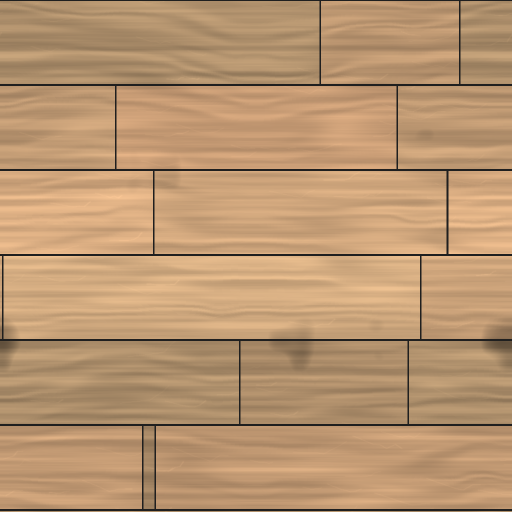
#> input picture art/props/source/NH_Boards_color.png, 1024 x 1024 px (shown at 1/2 size)
$ python -i make_dialogue_ui.py   (imports and definitions only)
#> lines starting #> are read from the running program, lines starting #| are printed output that depends on the picture
### art/ui/hud/make_health_pbr.py
"""PBR health bar for the KitHud (Nightmare Highschool), baked to images.

Roblox UI can't light textures live, so each piece is lit here once: a height field and material mask are
built in 2D, normals come from the height plus the school's seamless PBR detail normals (art/props/source),
and every pixel is shaded with GGX specular + Lambert diffuse from albedo / roughness / metalness maps,
a warm key light from the top-left, a cool fill, a candle rim from below and a simple environment
reflection for the metals. Ambient occlusion comes from the height field.

Pieces (art/ui/hud/out/health_v2/):
  frame.png   2400x200  the whole bar frame for a 600x50 bar (12:1): hammered iron bands with scratched-brass
                        beads and rivets, pointed gothic end pieces with a brass spike and a crimson gem, brass
                        collars where the orb sits. The window (where the fill shows) is transparent.
  fill.png     768x144  the fill tile (192:36, tiles horizontally): greyscale blood-glass with veins, bubbles
                        and a glassy highlight. The HUD tints it (crimson; other colours for other states).
  orb_ring.png 512x512  the orb's ring: brass with a raised bead, rivets and four quatrefoil studs
  orb_glass.png 512x512 the orb's glass: a glossy greyscale sphere (tinted by the HUD)
  preview.png           the pieces assembled over a dark backdrop

  python make_health_pbr.py
"""
from pathlib import Path

import numpy as np
from PIL import Image, ImageDraw
from scipy import ndimage

HERE = Path(__file__).resolve().parent
SRC = HERE.parents[1] / "props" / "source"
OUT = HERE / "out" / "health_v2"
OUT.mkdir(parents=True, exist_ok=True)


# ---------------------------------------------------------------- material maps
# [7 lines left out: function load_map, not called in this run]


def srgb_to_lin(c):
    return np.where(c <= 0.04045, c / 12.92, ((c + 0.055) / 1.055) ** 2.4)


def lin_to_srgb(c):
    c = np.clip(c, 0, 1)
    return np.where(c <= 0.0031308, c * 12.92, 1.055 * c ** (1 / 2.4) - 0.055)


# [6 lines left out: function material, not called in this run]


# ---------------------------------------------------------------- shading
def normalize(v):
    return v / (np.linalg.norm(v, axis=-1, keepdims=True) + 1e-8)


LIGHTS = [  # direction to the light (x right, y DOWN, z toward the viewer), colour, intensity
    (normalize(np.array([-0.55, -0.65, 0.55])), np.array([1.0, 0.9, 0.78]), 3.4),
    (normalize(np.array([0.6, 0.35, 0.7])), np.array([0.55, 0.62, 0.9]), 0.7),
    (normalize(np.array([0.0, 0.95, 0.3])), np.array([1.0, 0.55, 0.28]), 0.8),
]


# [40 lines left out: functions shade, normals_from, not called in this run]


def ao_from(Hf, sigma, k):
    blur = ndimage.gaussian_filter(Hf, sigma)
    return np.clip(1 - np.clip(blur - Hf, 0, None) * k, 0.35, 1)


def dome(mask_dist, r):
    t = np.clip(mask_dist / r, 0, 1)
    return np.sqrt(1 - (1 - t) ** 2)


# [237 lines left out: functions save, polymask, frame, periodic_noise, fill, orb_ring and 2 more, not called in this run]


# [5 lines that do not run on import are left out]

### art/ui/hud/make_dialogue_ui.py
"""Dialogue, all-new art: the calling card, the inked ribbon and the reply tabs (Nightmare Highschool).

Design: docs/superpowers/specs/2026-11-21-quiet-corners-ui-design.md, section "Dialogue".
Same PBR shader as the rest of the kit (make_health_pbr.py, helpers from make_quietcorners.py). 2x design px, at most
2048 a side. No words are baked: names, lines and replies are live text.

Pieces (art/ui/hud/out/dialogue/):
  CallingCard<Race>.png  1040x240  the speaker's card: blackened iron, trim bead, a socket for the seal
  Crest<Clique>.png       512x512  the speaker's clique crest: a cameo of coloured enamel, a beaded metal rim and a
                                   raised emblem (Ink: nib and drop, Vigil: lantern, Court: fanged chalice, Athletes:
                                   laurel and star, Delinquents: broken padlock, Pack: paw, Ordinary: key, Choir: haloed cross,
                                   Unaffiliated: a blank shield on a bare, unenamelled field, for anyone with no clique)
  CrestFlip<Clique>.png  1024x1024 the crest's idle light-catch: a 4x4 flipbook of 256 px frames, frame 0 at rest,
                                   played at 15 fps (spec, "Crest animation")
  Ribbon.png             2048x280  the torn parchment ribbon the line is inked on (9-slice: centre 240..1808)
  ReplyTab<Race>.png     1000x128  a reply: iron tab, trim edge, a key-cap socket at the left
  ReplyTabOn<Race>.png   1000x128  the selected reply: crimson velvet inlay, warmer trim
  Tone<Kind>.png           96x96   tone marks in relief: Kind (candle), Sly (mask), Threat (dagger), Ask (quill)
  Nib.png                  96x96   the quill nib that bobs when a line has finished typing
  _sheet.png, _crests.png (all crests large, at the in-game 94 px and at the phone's 56 px)
  docs/superpowers/mockups/2026-11-21-quietcorners/11-crests-idle.{gif,mp4}, 12-dialogue-crest-entrance.{gif,mp4}

  python make_dialogue_ui.py            everything
  python make_dialogue_ui.py crests     the static crests and the sheets only
  python make_dialogue_ui.py anim       the flipbooks and the animation previews only
"""
from pathlib import Path

import numpy as np
from PIL import Image

import make_health_pbr as P
import make_quietcorners as Q
from make_quietcorners import Layers, disc, dist, grid, mix, noise, rrect, ring, soft, trim_mat, iron_mat

HERE = Path(__file__).resolve().parent
OUT = HERE / "out" / "dialogue"
# [1 line not run here, left out]
Q.OUT = OUT
RACES = Q.RACES


# [113 lines left out: functions shadowed, calling_card, ribbon, reply_tab, tone, nib, not called in this run]


# ---------------------------------------------------------------- clique crests (replace the wax seal on the card)
CRESTS = {   # clique: (enamel colour or None for a bare field, metal tint, metal roughness, emblem)
    "Ink":         ((0.05, 0.07, 0.24), (1.0, 0.84, 0.58), 0.55, "nib"),
    "Vigil":       ((0.03, 0.06, 0.16), (0.92, 0.93, 0.96), 0.45, "lantern"),
    "Court":       ((0.32, 0.01, 0.03), (1.0, 0.8, 0.45), 0.4, "chalice"),
    "Athletes":    ((0.04, 0.16, 0.07), (0.86, 0.6, 0.36), 0.6, "laurel"),
    "Delinquents": ((0.24, 0.08, 0.03), (0.55, 0.56, 0.6), 0.5, "padlock"),
    "Pack":        ((0.05, 0.05, 0.05), (0.9, 0.86, 0.76), 0.8, "paw"),
    "Ordinary":    ((0.1, 0.12, 0.14), (0.74, 0.76, 0.8), 0.6, "key"),
    "Choir":       ((0.5, 0.46, 0.38), (1.0, 0.82, 0.48), 0.4, "halo"),
    # anyone with no clique (staff, townsfolk, new students): no enamel was ever poured. The engine-turned field is
    # left bare and oxidised, and the emblem is a blank, unmarked shield in plain iron-pewter. No colour, no arms.
    "Unaffiliated": (None, (0.7, 0.68, 0.64), 0.5, "shield"),
}


# [107 lines left out: functions _metal, _shield, _emblem, not called in this run]


CREST_LOOK = dict(strength=26.0, detail_k=0.25, ao=(5, 2.5))


# [56 lines left out: functions _build_crest, _crest_alpha, crest, not called in this run]


# ---------------------------------------------------------------- crest idle animation (flipbook sheets)
# Each crest gets a 4x4 flipbook, 256 px frames, 1024 x 1024 (CrestFlip<Clique>.png). Frame 0 is the crest at rest
# (identical to Crest<Clique>.png, downscaled); frames 1..15 are one "catch of the light" that starts and ends dark,
# so frame 15 -> frame 0 never pops. Played at 15 fps (one second), then held on frame 0 for a few seconds.
FLIP_N, FLIP_FS, FLIP_FPS = 16, 256, 15
GLINT_L = P.normalize(np.array([-0.18, -0.24, 1.0]))     # a small, near-frontal light: flat tops flash as it passes


def _band(p, s, w):
    return np.exp(-((p - s) / w) ** 2)


def _pulse(t, t0, w):
    return float(np.exp(-((t - t0) / w) ** 2))


def _lerp(a, b, t):
    return a + (b - a) * np.clip(t, 0, 1)


# [48 lines left out: function _event, not called in this run]


def _inv_tonemap(rgb):
    y = np.clip(P.srgb_to_lin(np.clip(rgb, 0, 1)), 0, 1.17)
    return y / (1.18 - y)


def _tonemap(x):
    return P.lin_to_srgb(x / (1 + x) * 1.18)


# [76 lines left out: functions crest_frames, crest_flipbook, crests_sheet, sheet, not called in this run]


# ---------------------------------------------------------------- animation previews (GIF + MP4 into the mockups)
MOCK = HERE.parents[2] / "docs" / "superpowers" / "mockups" / "2026-11-21-quietcorners"


def _ease_out(t):
    t = min(max(t, 0.0), 1.0)
    return 1 - (1 - t) ** 3


# [20 lines left out: function _write_anim, not called in this run]


def preview_idle(all_frames, secs=7.0, size=200):
    """All crests idling in a 3 x 3 grid; each catches the light at its own moment, as in game."""
    fps = FLIP_FPS
    n_out = round(secs * fps)
    names = list(all_frames)
    gap = 24
    cols = 3
    rows = (len(names) + cols - 1) // cols
    W, H = gap + cols * (size + gap), gap + rows * (size + gap)
    small = {n: [f.resize((size, size), Image.LANCZOS) for f in fr] for n, fr in all_frames.items()}
    starts = {n: 0.35 + 0.66 * i for i, n in enumerate(names)}      # staggered like the in-game random idle
    out = []
    for k in range(n_out):
        tsec = k / fps
        cv = Image.new("RGBA", (W, H), (16, 14, 20, 255))
        for i, n in enumerate(names):
            j = round((tsec - starts[n]) * fps)
            fi = j if 1 <= j < FLIP_N else 0
            cv.alpha_composite(small[n][fi], (gap + (i % cols) * (size + gap), gap + (i // cols) * (size + gap)))
        out.append(cv.convert("RGB"))
    _write_anim(out, "11-crests-idle", fps, gif_scale=0.6)


# [49 lines left out: function preview_entrance, not called in this run]


# [26 lines not run here, left out]

>>> import cv2
>>> picture = cv2.imread('../../props/source/NH_Boards_color.png', cv2.IMREAD_GRAYSCALE)
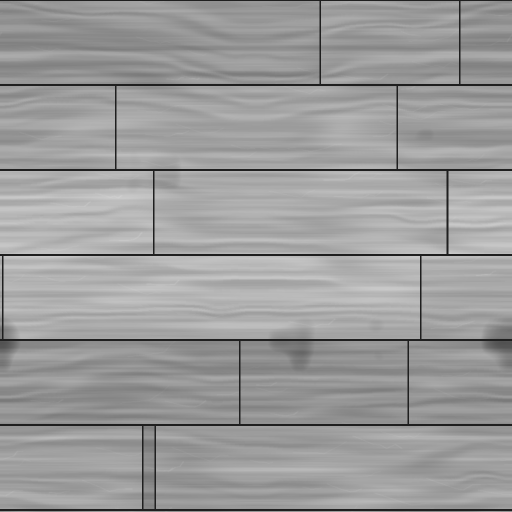
#> picture: shape (1024, 1024) (shown at 1/2 size); min 31, max 209, mean 156.1
>>> result = preview_idle(picture)
#> in preview_idle, `names = list(all_frames)`: names = 1024 items
#> in preview_idle, `rows = (len(names) + cols - 1) // cols`: rows = 342
#> in preview_idle, `W, H = gap + cols * (size + gap), gap + rows * (size + gap)`: W = 696; H = 76632
#> (the run stopped early here; a loop or call above may not have finished)

$ run again, on art/props/source/NH_Brass_normal.png
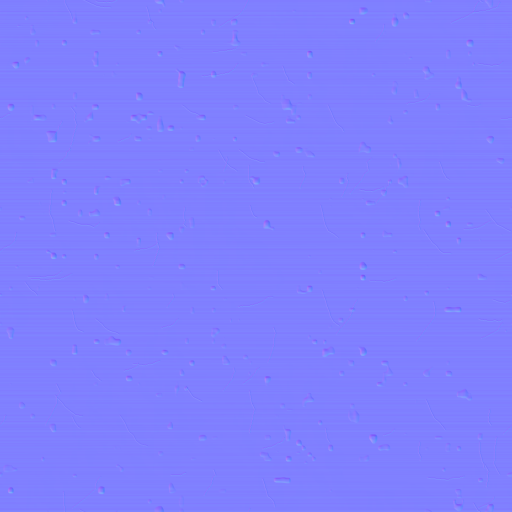
#> input picture art/props/source/NH_Brass_normal.png, 1024 x 1024 px (shown at 1/2 size)
#> `picture = cv2.imread('../../props/source/NH_Boards_color.png', cv2.IMR..`:
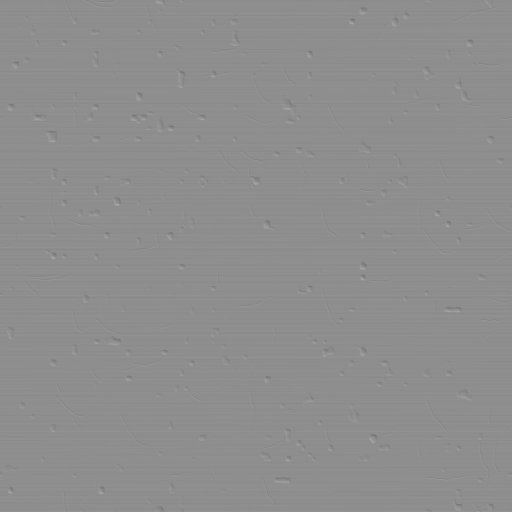
#> picture: shape (1024, 1024) (shown at 1/2 size); min 112, max 170, mean 141.6
#> names = 1024 items
#> rows = 342
#> W = 696; H = 76632
